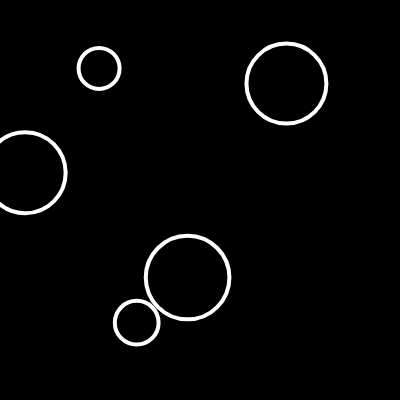
Frame 1 (no input)
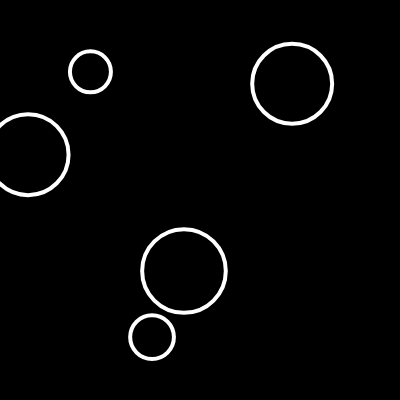
Frame 60 (no input)
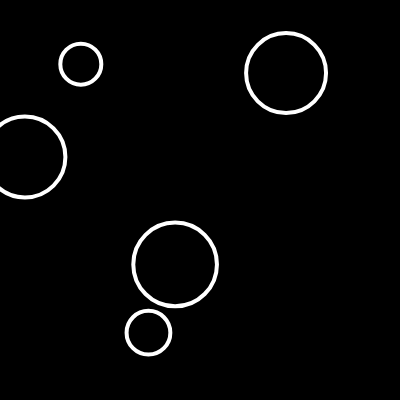
Frame 120 (the mouse pressed at the canvas centre since frame 60)

The p5.js sketch that drew these frames (run headless with seeded random() and noise() and a simulated clock; from frame 60 on, the mouse is pressed at the canvas centre):

// p5.js sketch
// ── sketch.js
let bubbles = [];

function setup() {
  createCanvas(400, 400);
  for(let i=0; i < 5; i++){
    let x = random(width);
    let y = random(height);
    let r = random(10,50);  
      let b = new Bubble(x, y, r);
      bubbles.push(b);
  }
}

function mouseDragged() {
  let r = random(10, 50);
  let b = new Bubble(mouseX, mouseY, r);
  bubbles.push(b);
}

function rollover(x,y){    
      for(let i=0; i < bubbles.length; i++){
        bubbles[i].rollover(mouseX, mouseY);        
      }  
}

function mousePressed(){
  for (let i = bubbles.length-1; i >=0; i--) {
     if(bubbles[i].contains(mouseX,mouseY)){
       bubbles.splice(i,1);
     }
  }
}

function draw() {
  background(0);     
   for (let i = 0; i < bubbles.length; i++) {
     if(bubbles[i].contains(mouseX,mouseY)){
       bubbles[i].changeColor(255);
     } else {
       bubbles[i].changeColor(0);
     }
       bubbles[i].move();
       bubbles[i].show();
       
   }
}

class Bubble {
  constructor(x, y, r) {
    this.x = x;
    this.y = y;
    this.r = r;
    this.brightness = 0;    
  }

  move() {
    this.x = this.x + random(-2, 2);
    this.y = this.y + random(-2, 2);
  }

  show() {
    stroke(255);
    strokeWeight(4);
    fill(this.brightness, 125);
    ellipse(this.x, this.y, this.r * 2);
  }
  
  changeColor(bright){
    this.brightness = bright;
  }
  
  contains(x,y){
    let d = dist(x, y, this.x, this.y);
      if(d < this.r){          
        return true;
      } else {
        return false;
      }
  }  
}
